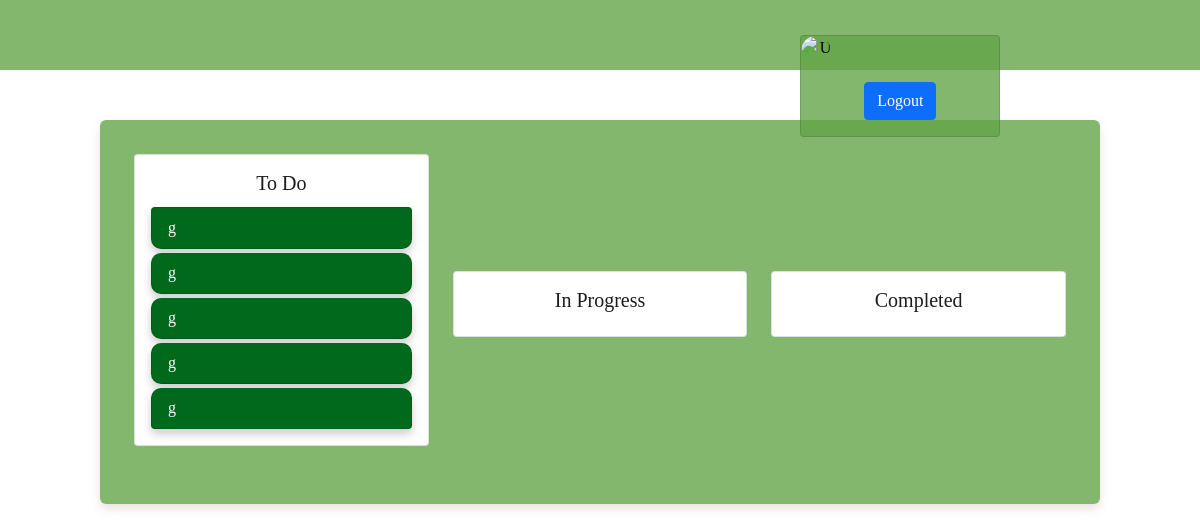
The app's page / (signed in), older data.
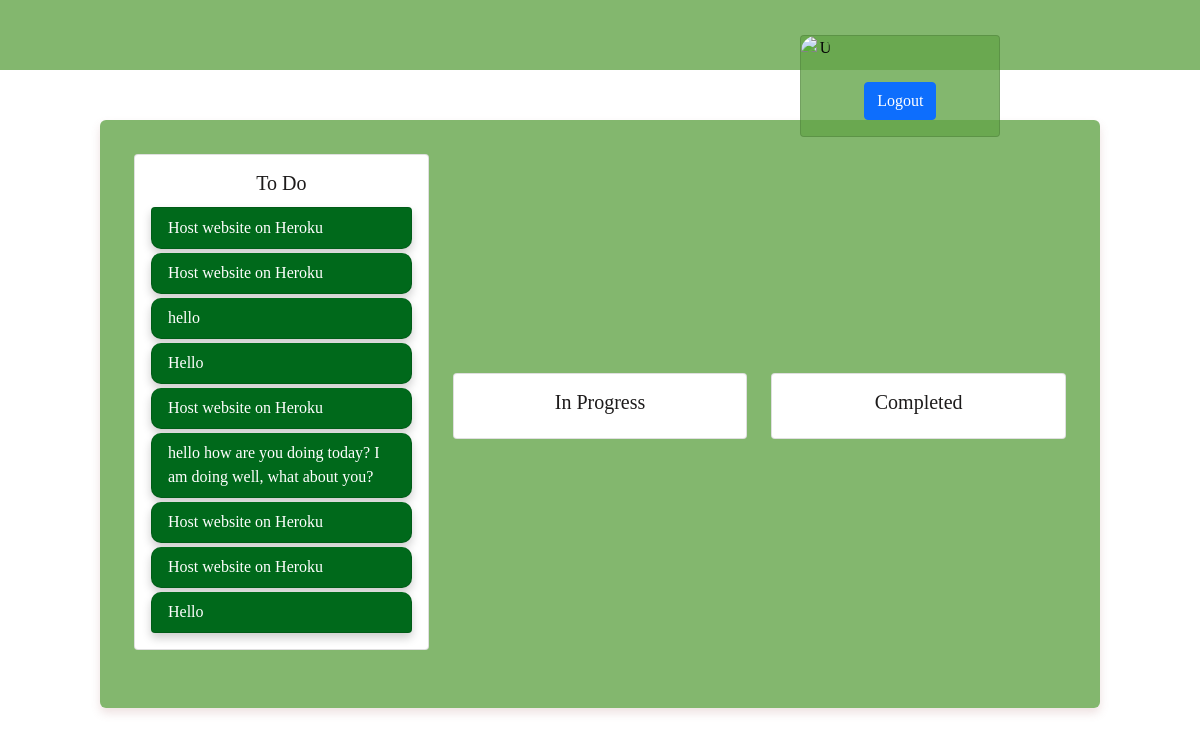
The same page, newer data.
### TasktodoApp/models.py (models this page shows, shortened)
class Tasktodo(models.Model):
    user = models.ForeignKey(User, on_delete=models.CASCADE)
    todo_name = models.CharField(max_length = 1000)
    status = models.BooleanField(default=False)
    order_index = models.IntegerField(default=0)

### TasktodoApp/views.py (the view)
# urls.py: path("", views.home, name="home-page"),             #Add path to home page
@login_required
@login_required
def home(request):
    if request.method == "POST":
        task = request.POST.get("task")
        if task:
            new_todo = Tasktodo(user=request.user, todo_name=task)
            new_todo.save()
            return redirect(reverse("home-page"))
    all_todos = Tasktodo.objects.filter(user=request.user).order_by('order_index')
    context = {'todos': all_todos}
    return render(request, "TasktodoApp/Tasktodo.html", context)

### TasktodoApp/templates/TasktodoApp/Tasktodo.html (shortened to what this page needs)
<!DOCTYPE html>
<html lang="en">
<head>
    <link rel="stylesheet" href="https://cdn.jsdelivr.net/npm/bootstrap@5.1.3/dist/css/bootstrap.min.css">
</head>
<body>
    {% load avatar_tags %}
    <section class="top-section">
        <div class="container">
            <div class="row justify-content-end">
                <div class="col-md-4 text-end">
                    <div class="card user-info">
                        <img src="{% avatar_url user 32 %}" alt="User Avatar" class="avatar card-img-top">
                        <div class="card-body text-center">
                            <a href="{% url 'logout' %}" class="btn btn-primary">Logout</a>
                        </div>
                    </div>
                </div>
            </div>
        </div>
    </section>
    <div class="wrapper">
        <div class="row justify-content-center align-items-center h-100">
            <div class="col-md-4">
                <div class="card mb-4">
                    <div class="card-body ">
                        <h5 class="card-title text-center">To Do</h5>
                        <ul id="sortableToDo" class="list-group connectedSortable">
                            {% for i in todos %}
                                {% if not i.status %}
                                    <li class="list-group-item draggable" data-id="{{ i.id }}">{{ i.todo_name }}</li>
                                {% endif %}
                            {% endfor %}
                        </ul>
                    </div>
                </div>
            </div>
            <div class="col-md-4">
                <div class="card mb-3">
                    <div class="card-body">
                        <h5 class="card-title text-center">In Progress</h5>
                    </div>
                </div>
            </div>
            <div class="col-md-4">
                <div class="card mb-3">
                    <div class="card-body">
                        <h5 class="card-title text-center">Completed</h5>
                    </div>
                </div>
            </div>
        </div>
    </div>
</body>
</html>

### TasktodoApp/templates/TasktodoApp/Tasktodo.html (style rules this page uses)
body { background-color: white; color: rgb(213, 230, 218); font-family: Tahoma; font-size: 16px; margin-top: auto; }
.top-section { background-color: #64a54acb; color: rgb(5, 5, 5); padding: 35px; height: 30px; }
.wrapper { max-width: 1000px; width: 100%; background: #64a54acb; padding: 34px; border-radius: 6px; box-shadow: 0 5px 10px rgba(170, 107, 107, 0.2); margin: 50px auto; }
.user-info { cursor: pointer; }
.card-title { color:#1d1b1b; }
.avatar { width: 30px; height: 30px; border-radius: 50%; }
.user-info { width:200px; background-color: #64a54acb; }
.card-body { border-radius:10px; }
.list-group-item { color: #ffffff; background: #00691b; border-radius: 10px; box-shadow: 0 5px 10px rgba(0, 0, 0, 0.2); margin-top: 4px; }

Row changes from the older to the newer data that the page shows:
removed Tasktodo: todo_name "g"
removed Tasktodo: todo_name "g"
removed Tasktodo: todo_name "g"
removed Tasktodo: todo_name "g"
removed Tasktodo: todo_name "g"
added Tasktodo: todo_name "Host website on Heroku"
added Tasktodo: todo_name "Host website on Heroku"
added Tasktodo: todo_name "hello"
added Tasktodo: todo_name "Hello"
added Tasktodo: todo_name "Host website on Heroku"
added Tasktodo: todo_name "hello how are you doing today? I am doing well, what about you?"
added Tasktodo: todo_name "Host website on Heroku"
added Tasktodo: todo_name "Host website on Heroku"
added Tasktodo: todo_name "Hello"
